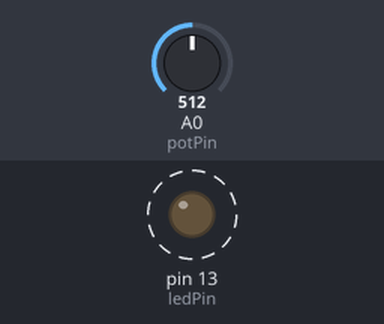
A sketch run on a simulated Arduino Uno, built with avr-gcc and run on an emulated ATmega328P. Shown: output pins drawn as LEDs (lit = HIGH). Dashed ring = blinking. Inputs (shaded band) come from the test bench; at power-on: A0 (potPin) = 512.

Above: at 1.2 s.
1.3 s: A0 (potPin) set to 106
4.3 s: A0 (potPin) set to 89
At 4.82 s:
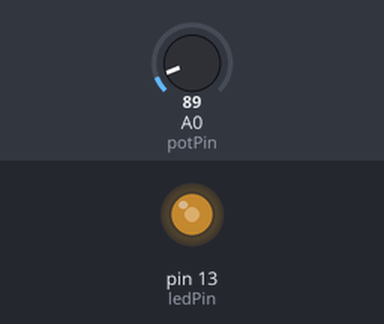
7.3 s: A0 (potPin) set to 133
10.3 s: A0 (potPin) set to 145
At 10.63 s:
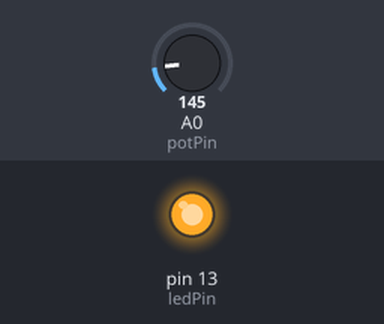
13.3 s: A0 (potPin) set to 306
At 13.53 s:
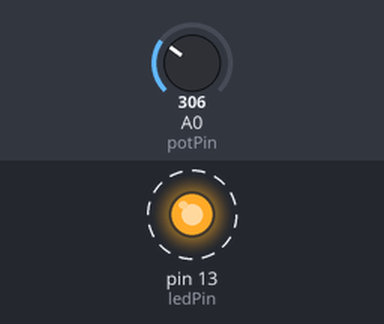
16.3 s: A0 (potPin) set to 0
At 17.2 s:
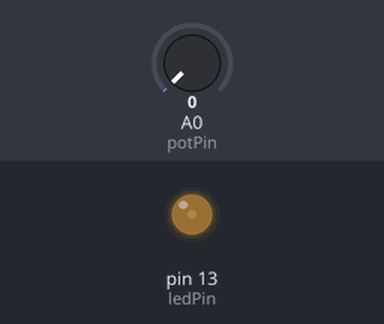
Timing chart, 0 to 18.8 s (numbered marks = the images above; inputs shaded):
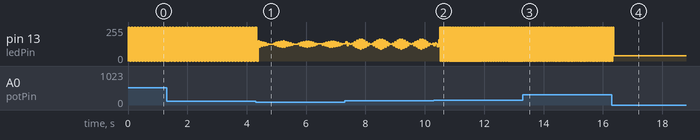

The sketch:

pot.ino
```cpp
// pot.ino - control LED blinking speed with potentiometer
// (c) BotBook.com - Karvinen, Karvinen, Valtokari


int potPin=A0; // <1>
int ledPin=13;
int x=0; // 0..1023

void setup() {
  pinMode(ledPin, OUTPUT);
  pinMode(potPin, INPUT);
}

void loop() {
  x=analogRead(potPin); // <2>
  digitalWrite(ledPin, HIGH);
  delay(x/10); // ms	// <3>
  digitalWrite(ledPin, LOW);
  delay(x/10);
}
```

Measured:
- the behaviour switches between 139 and 140 on A0 (potPin) (found by bisection; images 1 and 2)
- after the input at 1.3 s, pin 13 (ledPin): alternates 255/255 for 0.01 s and 0/255 for 0.01 s, starting at once
- after the input at 13.3 s, pin 13 (ledPin): alternates 255/255 for 0.03 s and 0/255 for 0.03 s, starting after 0.11 s
- by itself, pin 13 (ledPin): alternates 255/255 for 0.05 s and 0/255 for 0.05 s
